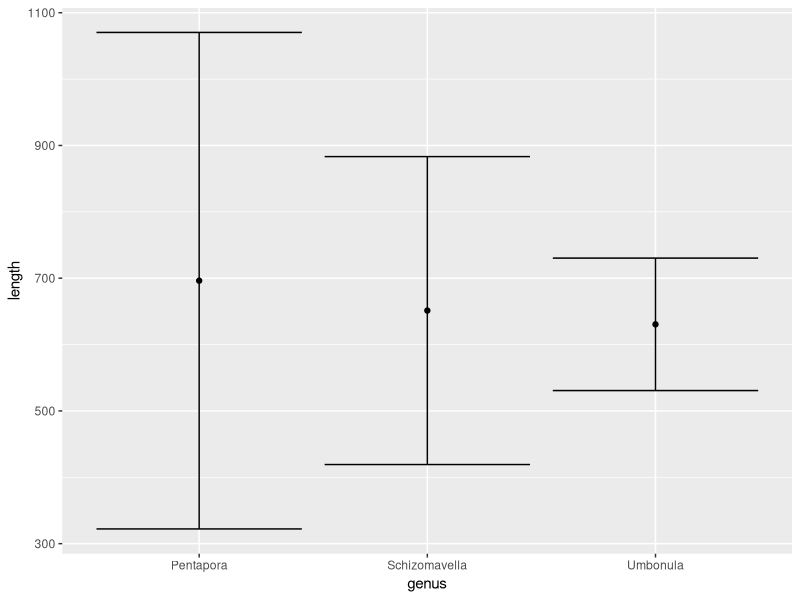

This figure's R source:
# Background https://statsandr.com/blog/anova-in-r/
# See also: http://www.sthda.com/english/wiki/normality-test-in-r

library(ggplot2)
library(Hmisc) # required to plot the SD

# read the data
dat <- read.csv("zooid_size.csv", header = TRUE)

unique(dat$genus) # shows unique genus
table(dat$genus) # shows the frequency

# subset data by species
name1 <- "Pentapora"
name2 <- "Schizomavella"
name3 <- "Umbonula"

g1.df <- dat[which(dat$genus == name1),]
g2.df <- dat[which(dat$genus == name2),]
g3.df <- dat[which(dat$genus == name3),]

df <- data.frame(rbind(g1.df, g2.df, g3.df))

mean(df[which(df$genus == name1),]$length)
mean(df[which(df$genus == name2),]$length)
mean(df[which(df$genus == name3),]$length)

########### visualise the data

p<-ggplot(df, aes(x = genus, y = length)) +  
  stat_summary(geom = "point", fun = mean) +
  stat_summary(geom = "errorbar", fun.data = mean_sdl)

p

########### ANOVA

res_aov <- aov(length~genus, data = df)
summary(res_aov)

###########

# you could also subset data by time
time1 <- dat[which(dat$Time == "Campanian.PDT"),]
time2 <- dat[which(dat$Time == "Miocene.PDT"),]
time3 <- dat[which(dat$Time == "Pliocene.PDT"),]
